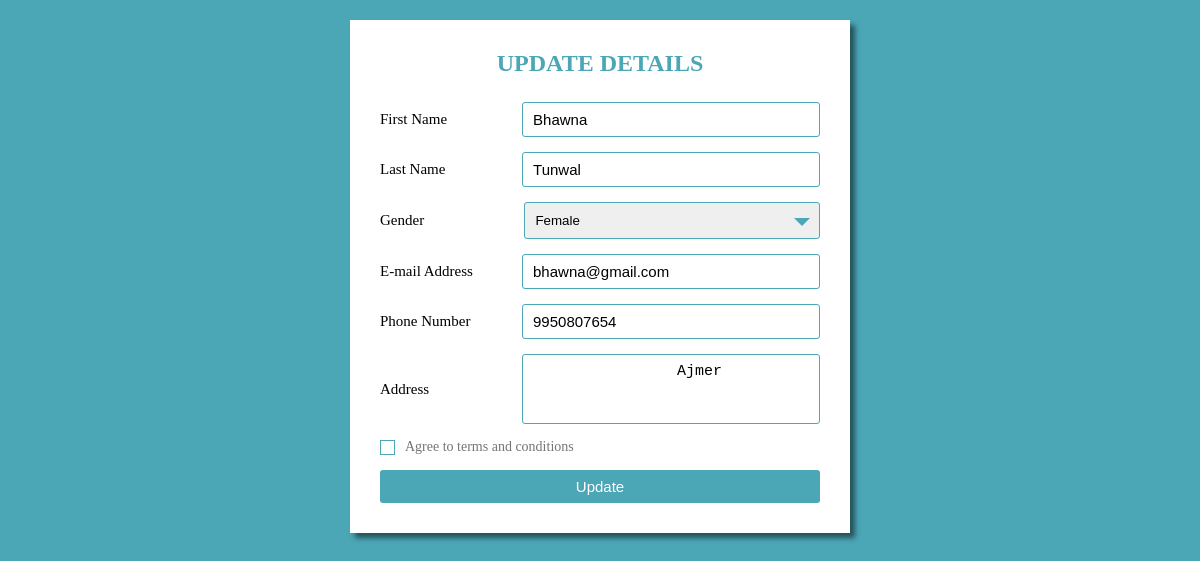
/update_design.php?id1=24, run on the app's committed database.
### tables this page shows
CREATE TABLE `form` (
  `id` int(11) NOT NULL,
  `fname` varchar(20) NOT NULL,
  `lname` varchar(20) NOT NULL,
  `password` varchar(255) NOT NULL,
  `gender` varchar(10) NOT NULL,
  `email` varchar(40) NOT NULL,
  `phone` varchar(10) NOT NULL,
  `address` varchar(50) NOT NULL
);

### update_design.php (the view, shortened to what this page needs)
<?php include("connect.php");
$id2 = $_GET['id1'];
$query = "SELECT * FROM form where id= '$id2'";
$data = mysqli_query($conn,$query);
$result = mysqli_fetch_assoc($data);
?>
<!DOCTYPE html>
<html lang="en">
<head>
    <link rel="stylesheet" href="style.css">
</head>
<body>
    <div class="container">
        <form action="#" method="POST">
        <div class="title">
            Update Details
        </div>
        <div class="form">
            <div class="input_field">
                <label>First Name</label>
                <input type="text" class="input" value="<?php echo "$result[fname]" ?>" name="fname" required>
            </div>
            <div class="input_field">
                <label>Last Name</label>
                <input type="text" class="input" value="<?php echo "$result[lname]" ?>" name="lname" required>
            </div>
            <div class="input_field">
                <label>Gender</label>
                <div class="custom_select">
                <select name="gender" required>
                    <option value="Female" <?php if($result['gender'] == 'Female'){
                        echo "Selected";
                    } ?>>Female</option>
                </select>
                </div>
            </div>
            <div class="input_field" required>
                <label>E-mail Address</label>
                <input type="email" class="input" value="<?php echo "$result[email]" ?>" name="email">
            </div>
            <div class="input_field" required>
                <label>Phone Number</label>
                <input type="text" class="input" value="<?php echo "$result[phone]" ?>" name="phone">
            </div>
            <div class="input_field" required>
                <label>Address</label>
                <textarea class="textarea" name="address">
                <?php echo "$result[address]"; ?>
                </textarea>
            </div>
            <div class="input_field terms">
                <label class="check" required>
                    <span class="checkmark"></span>
                </label>
                <p>Agree to terms and conditions</p>
            </div>
            <div class="input_field">
                <input type="submit" value="Update" class="btn" name="update">
            </div>
        </div>
</form>
    </div>
</body>
</html>

### style.css (style rules this page uses)
* { padding: 0; margin: 0; box-sizing: border-box; }
body { background-color: #4ba6b6; padding: 0 10px; }
.container { max-width: 500px; width: 100%; background-color: white; margin: 20px auto; padding: 30px; box-shadow: 5px 5px 5px rgba(0, 0, 0, 0.5); }
.container .title { font-size: 24px; font-weight: 700; margin-bottom: 25px; color: #4ba6b6; text-transform: uppercase; text-align: center; }
.container .form { width: 100%; }
.container .form .input_field { margin-bottom: 15px; display: flex; align-items: center; }
.container .form .input_field label { width: 200px; margin-right: 10px; font-size: 15px; }
.container .form .input_field .input, .container .form .input_field .textarea { width: 100%; outline: none; border:1px solid #4ba6b6; font-size: 15px; padding: 8px 10px; border-radius: 3px; transition: all 0.5s ease; text-decoration: none; }
.container .form .input_field .textarea { resize: none; height: 70px; }
.container .form .input_field .custom_select { position: relative; width: 100%; height: 37px; }
.container .form .input_field .custom_select select { -webkit-appearance: none; appearance: none; width: 100%; height: 100%; padding: 8px 10px; border:1px solid #4ba6b6; border-radius: 3px; outline: none; }
.container .form .input_field .custom_select::before { content: ""; position: absolute; top: 16px; right: 10px; border: 8px solid black; border-color: #4ba6b6 transparent transparent transparent; pointer-events: none; }
.container .form .input_field p { font-size: 14px; color: #757575; }
.container .form .input_field .check { width: 15px; height: 15px; position: relative; display: block; cursor: pointer; }
.container .form .input_field .check .checkmark { width: 15px; height: 15px; border: 1px solid #4ba6b6; display: block; position: relative; }
.container .form .input_field .check .checkmark:before { content: ""; position: absolute; top: 2px; left: 2px; width: 5px; height: 2px; border: 2px solid; border-color: transparent transparent white white; transform: rotate(-45deg); }
.container .form .input_field .btn { width: 100%; padding: 8px 10px; font-size: 15px; border: 0; background: #4ba6b6; color: white; cursor: pointer; border-radius: 3px; outline: none; }
.container .form .input_field:last-child { margin-bottom: 0; }

### data on the page
form: fname "Bhawna", lname "Tunwal", email "bhawna@gmail.com", phone "9950807654", address "Ajmer"
